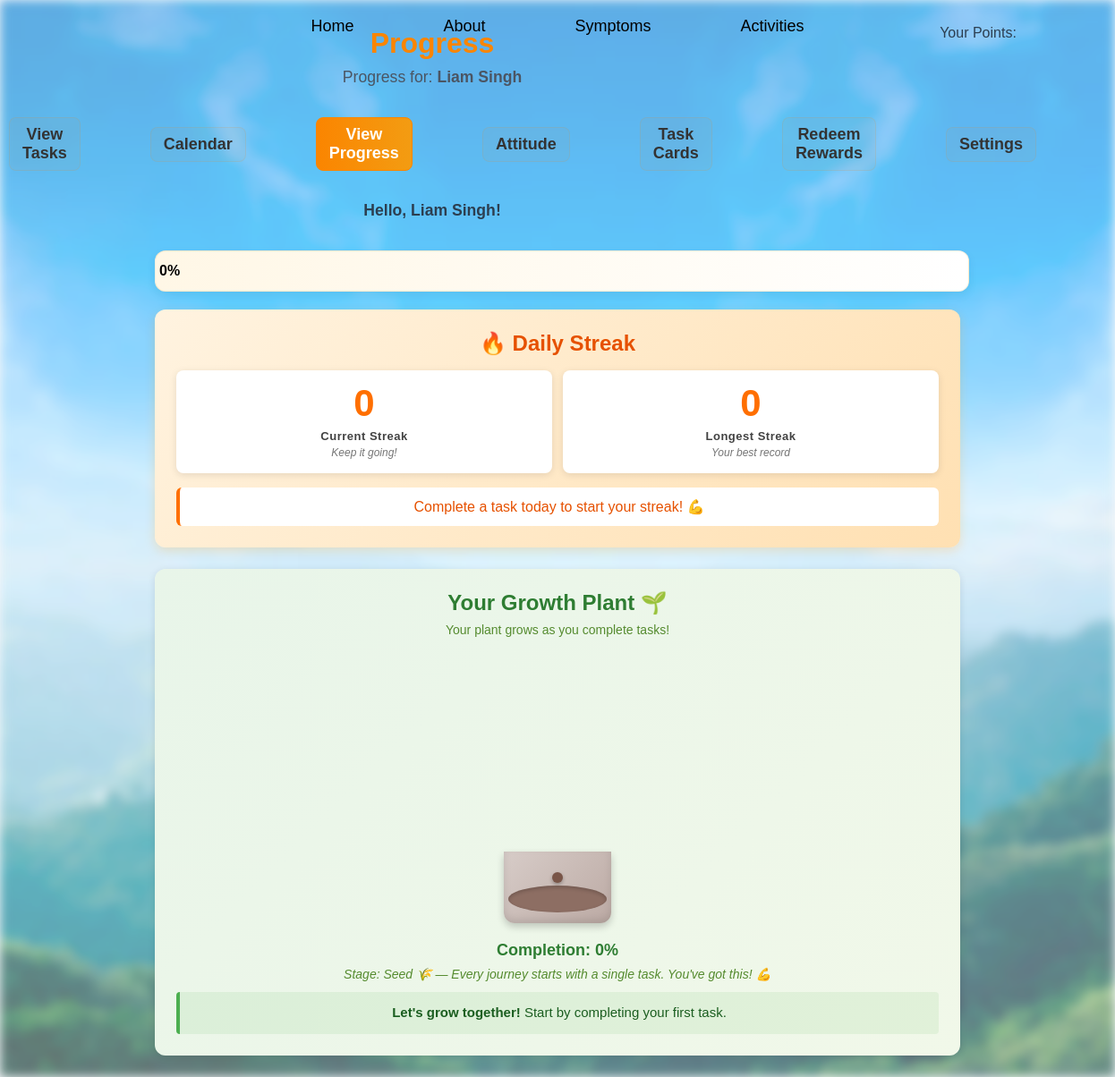
The app's page /progress (signed in), older data.
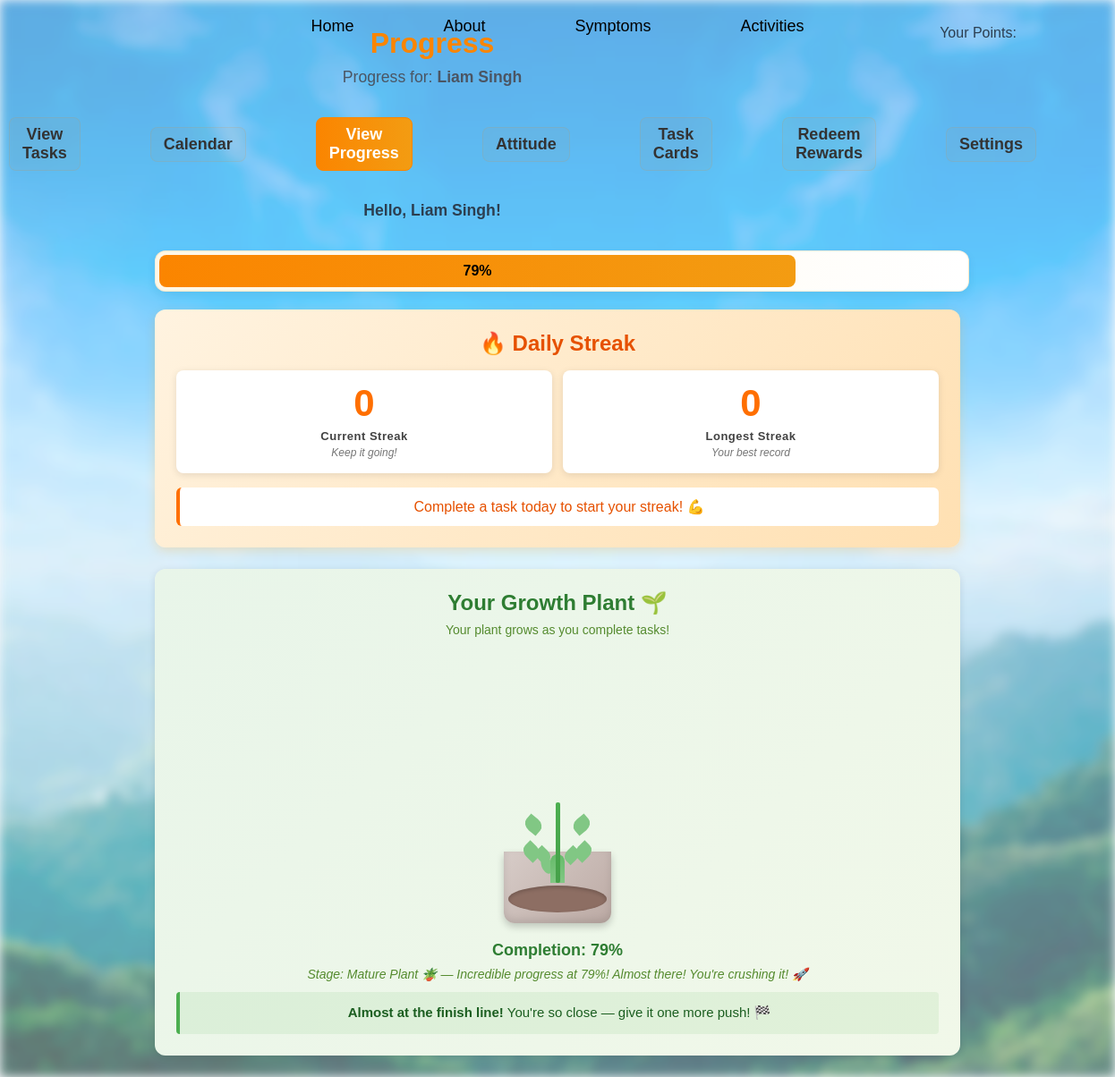
The same page, newer data.
### tables this page shows
CREATE TABLE users (
            id INTEGER PRIMARY KEY AUTOINCREMENT,
            username TEXT UNIQUE,
            password TEXT
        , points INTEGER DEFAULT 0);

### app.py (the view)
@app.route("/progress")
def progress():
    username = session.get('user') if session else None
    prog = compute_progress(username)
    breakdown = prog.get('breakdown', {})
    class AttrDict(dict):
        def __getattr__(self, name):
            return self.get(name, {})
    streak = {'current': 0, 'longest': 0}
    if username:
        streak = get_user_streak(username)
    is_parent = False
    if username:
        conn = get_db_conn(); c = conn.cursor()
        try:
            c.execute("SELECT role FROM users WHERE username = ?", (username,))
            row = c.fetchone()
            if row and ('role' in row.keys() and row['role'] == 'parent'):
                is_parent = True
        finally:
            conn.close()
    return render_template("progress.html", percent=prog.get('percent', 0), breakdown=AttrDict({
        'completed': AttrDict(breakdown.get('completed', {})),
        'pending': AttrDict(breakdown.get('pending', {})),
    }), username=username, streak=streak)

### app.py (called while the page is built)
def get_db_conn():
    conn = sqlite3.connect(DB_PATH)
    conn.row_factory = sqlite3.Row
    return conn

def get_user_streak(username):
    conn = get_db_conn()
    c = conn.cursor()
    c.execute("SELECT current_streak, longest_streak FROM streaks WHERE username = ?", (username,))
    row = c.fetchone()
    conn.close()
    if not row:
        return {'current': 0, 'longest': 0}
    return {
        'current': row['current_streak'] or 0,
        'longest': row['longest_streak'] or 0
    }

### templates/progress.html (shortened to what the changed rows need)
<!DOCTYPE html>
<html lang="en">
<head>
  <link rel="stylesheet" href="{{ url_for('static', filename='style.css') }}">
  <link rel="stylesheet" href="{{ url_for('static', filename='plant.css') }}">
  <link rel="stylesheet" href="{{ url_for('static', filename='activitiesstyle.css') }}">
  <link rel="stylesheet" href="{{ url_for('static', filename='activities_adaptive.css') }}">
</head>
<body>
  <div class="page-content">
  <div class="front">
    <div class="front-header">
      <div class="front-header-left">
        <h1 class="page-title">Progress</h1>
        <p class="description">Progress for: <strong>{{ username if username else 'All users' }}</strong></p>
        <ul class="Tabs">
          <li><a href="{{ url_for('view_tasks') }}">View Tasks</a></li>
          <li><a href="{{ url_for('calendar') }}">Calendar</a></li>
          <li><a class="active" href="{{ url_for('progress') }}">View Progress</a></li>
          <li><a href="{{ url_for('attitude') }}">Attitude</a></li>
          <li><a href="{{ url_for('child_task_cards') }}">Task Cards</a></li>
          <li><a href="{{ url_for('redeem') }}">Redeem Rewards</a></li>
          <li><a href="{{ url_for('settings') }}">Settings</a></li>
        </ul>
        <h2 id="greeting">Hello, {{ username }}!</h2>
      </div>
    </div>
  </div>
  </div>
  <div class="progress-container">
    <div class="bar" aria-hidden="true">
      <div id="barInner" class="bar-inner" style="width: {{ percent }}%">{{ percent }}%</div>
    </div>
    <div class="streak-section">
      <h2>🔥 Daily Streak</h2>
    </div>
    <div class="plant-section">
      <h2>Your Growth Plant 🌱</h2>
      <p class="plant-caption">Your plant grows as you complete tasks!</p>
      <div class="plant-container">
        <div class="plant" style="--growth-stage: {{ [0, 1, 2, 3, 4, 5][(percent // 20)] if percent else 0 }};">
          <div class="plant-stage-0">
            <div class="seed"></div>
          </div>
          <div class="plant-stage-1">
            <div class="sprout"></div>
          </div>
          <div class="plant-stage-2">
            <div class="small-plant">
              <div class="stem"></div>
              <div class="leaf left"></div>
              <div class="leaf right"></div>
            </div>
          </div>
          <div class="plant-stage-3">
            <div class="medium-plant">
              <div class="stem"></div>
              <div class="leaf left-1"></div>
              <div class="leaf right-1"></div>
              <div class="leaf left-2"></div>
              <div class="leaf right-2"></div>
            </div>
          </div>
        </div>
      </div>
      <p class="plant-progress-text">Completion: <strong>{{ percent }}%</strong></p>
      <p class="plant-stage-info">
        {% if percent == 0 %}
          Stage: Seed 🌾 — Every journey starts with a single task. You've got this! 💪
        {% elif percent < 20 %}
          Stage: Seed 🌾 — You're at {{ percent }}% — Keep watering (completing tasks)! You're building momentum! 🌱
        {% elif percent < 40 %}
          Stage: Sprout 🌱 — Awesome! You're at {{ percent }}% — Your plant is growing and so are you! 🎉
        {% elif percent < 60 %}
          Stage: Young Plant 🌿 — You reached {{ percent }}% of your goal — Getting stronger every day! 💪
        {% elif percent < 80 %}
          Stage: Mature Plant 🪴 — Incredible progress at {{ percent }}%! Almost there! You're crushing it! 🚀
        {% elif percent < 100 %}
          Stage: Blooming 🌻 — Amazing! You're at {{ percent }}% — Nearly perfect! Keep up the fantastic work! ✨
        {% else %}
          Stage: Full Bloom 🌸 — You reached 100%! INCREDIBLE! You did it! Absolutely amazing work! 🌟🎊
        {% endif %}
      </p>
      <p class="plant-encouragement-msg">
        {% if percent == 0 %}
          <strong>Let's grow together!</strong> Start by completing your first task.
        {% elif percent < 25 %}
          <strong>Great start!</strong> You're planting the seeds of success. Keep it up! 🌱
        {% elif percent < 50 %}
          <strong>You're doing great!</strong> Your efforts are paying off. Stay focused! 📈
        {% elif percent < 75 %}
          <strong>You're unstoppable!</strong> Look how far you've come. Don't stop now! 💪
        {% elif percent < 100 %}
          <strong>Almost at the finish line!</strong> You're so close — give it one more push! 🏁
        {% else %}
          <strong>🎉 LEGENDARY STATUS UNLOCKED! 🎉</strong> You completed everything! You are unstoppable, amazing, and brilliant! 🌟
        {% endif %}
      </p>
    </div>
  </div>
</body>
</html>

Row changes from the older to the newer data that the page shows:
no longer on this page (row edited): users: username "Liam Singh"
Text that changed along with them:
{{ username if username else 'All users' }}: (not shown) → "Liam Singh"
{{ username }}: (not shown) → "Liam Singh"
{{ percent }}: "0" → "79"
{{ percent }}: (not shown) → "79"
text no longer shown: "Stage: Seed 🌾 — Every journey starts with a single task. You've got this! 💪 Let's grow together! Start by completing your first task."
text now shown: "Stage: Mature Plant 🪴 — Incredible progress at %! Almost there! You're crushing it! 🚀 Almost at the finish line! You're so close — give it one more push! 🏁"
